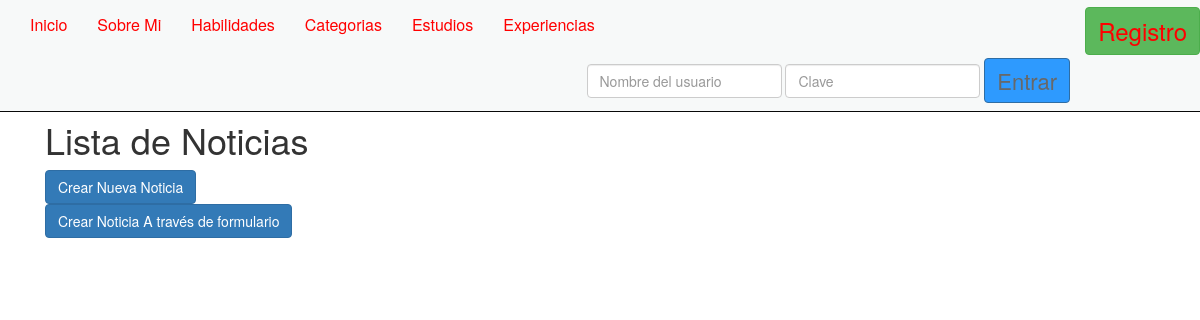
The app's page /listar_noticias/, older data.
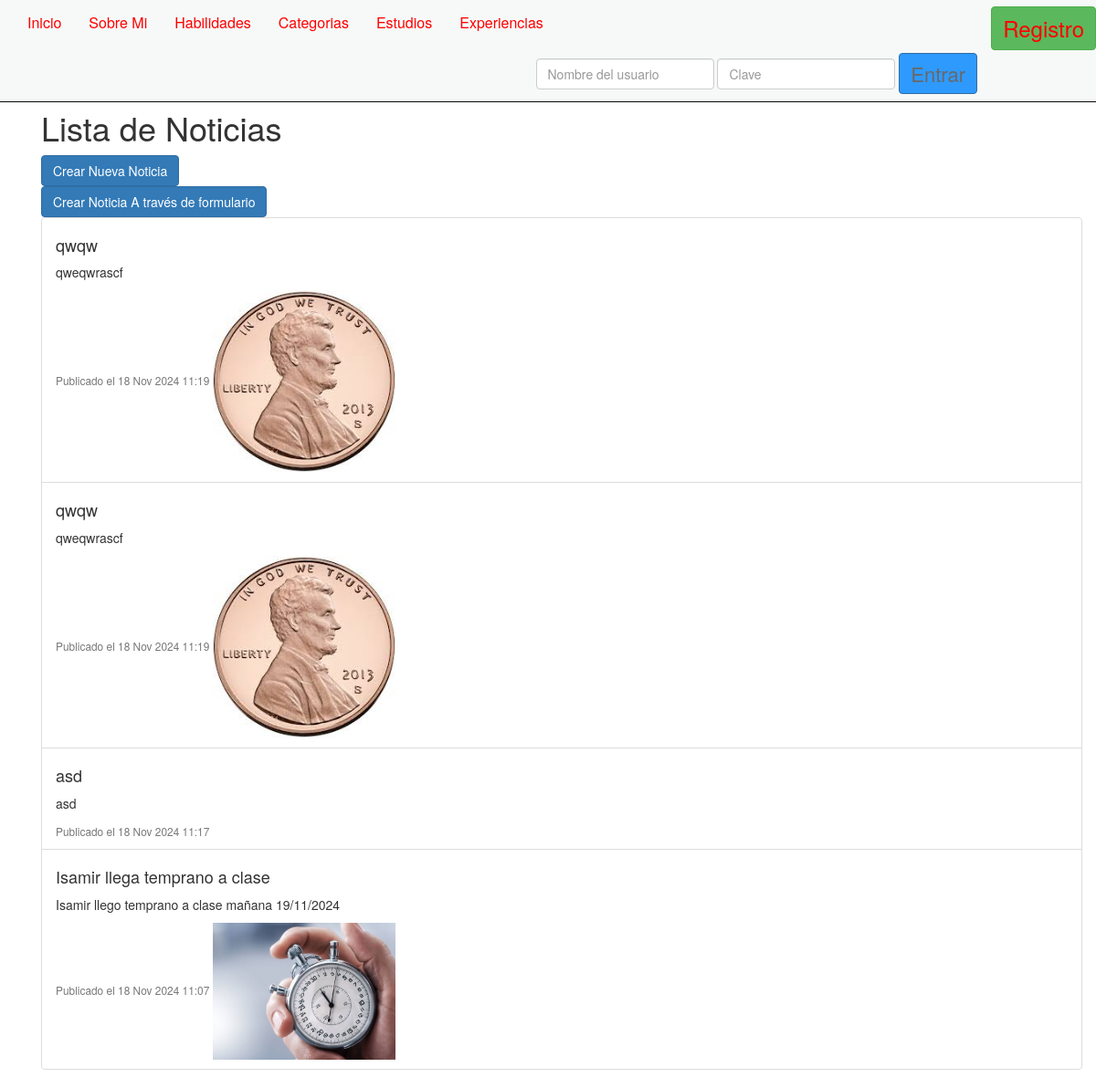
The same page, newer data.
### appportfolio/models.py (models this page shows, shortened)
class Noticia(models.Model):
    id = models.AutoField(primary_key=True)
    titulo = models.CharField("Titulo", max_length=50, null=True, blank=True)
    contenido = models.TextField("Contenido")
    fecha_creacion = models.DateTimeField("Fecha de creacion", auto_now_add=True)
    imagen = models.ImageField("Imagen", null=True, blank=True, upload_to='noticias/')
    class Meta:
        verbose_name = "Noticia"
        verbose_name_plural = "Noticias"
        ordering = ['id']

### appportfolio/views.py (the view)
# urls.py: path('listar_noticias/', views.listar_noticias, name='listar_noticias'),
def listar_noticias(request):
    noticias = Noticia.objects.all().order_by('-fecha_creacion')
    return render(request, 'lista_noticias.html', {'noticias': noticias})

### templates/lista_noticias.html (shortened to what this page needs)
{% extends "base.html" %}
{% load static %}
{% block head %}
    <link rel="stylesheet" href="https://maxcdn.bootstrapcdn.com/bootstrap/3.3.5/css/bootstrap.min.css"
>
{% endblock %}
{% block content %}
<br><br><br><br>
<div class="container mt-4">
    <h1>Lista de Noticias</h1>
    <a href="{% url 'crear_noticia' %}" class="btn btn-primary mb-4">Crear Nueva Noticia</a> <br>
    <a href="{% url 'crear_noticia_form' %}" class="btn btn-primary mb-5">Crear Noticia A través de formulario</a>
    <ul class="list-group">
        {% for noticia in noticias %}
            <li class="list-group-item">
                <h4>{{ noticia.titulo }}</h4>
                <p>{{ noticia.contenido }}</p>
                <small class="text-muted">Publicado el {{ noticia.fecha_creacion|date:"d M Y H:i" }}</small>
                {% if noticia.imagen %}
                    <img src="{{ noticia.imagen.url }}" alt="Noticia de {{ noticia.titulo }}" style="max-width: 200px; max-height: 200px;">
                {% endif %}
            </li>
        {% endfor %}
</div>
{% endblock %}

### templates/base.html (shortened to what this page needs)
{% load static %}
<!DOCTYPE html>
<html lang="es">
    <head>
   {% block head %}
  {% endblock %}
  </head>
    <body>
        {% include "navbar.html" %}
        <div class="container">
            {% block content %}
            {% endblock %}
        </div>
    </body>
</html>

### templates/navbar.html (shortened to what this page needs)
{% load static %}
<link rel="stylesheet" href="..\static\css\navbar.css">
<nav class="navbar navbar-inverse navbar-fixed-top navbar-light" style="background-color: #F7F9F9 !important;">
    <div class="container-fluid">
        <div id="navbar" class="collapse navbar-collapse">
            <ul class="nav navbar-nav">
			    {% if not request.user.is_authenticated %}
				    <li><a href="{% url 'home_not_authenticated' %}"><font size="3" color="#0000FF">Inicio</font></a></li>
                    <li><a href="{% url 'sobremi' %}"><font size="3" color="#0000FF">Sobre Mi</font></a></li>
                    <li><a href="{% url 'habilidades' %}"><font size="3" color="#0000FF">Habilidades</font></a></li>
				    <li><a href="{% url 'categorias' %}"><font size="3" color="#0000FF">Categorias</font></a></li>
                    <li><a href="{% url 'estudios' %}"><font size="3" color="#0000FF">Estudios</font></a></li>
                    <li><a href="{% url 'experiencias' %}"><font size="3" color="#0000FF">Experiencias</font></a></li>
				{% endif %}
            </ul>
			<ul class="nav navbar-nav navbar-right">
			{% if not request.user.is_authenticated %}
			  <a class="btn btn-success" href="{% url 'register' %}" style="margin-top: 7px;">
			           <font size="5" color="#686868">Registro</font>
			  </a>
			{% endif %}
			</ul>
			{% if not request.user.is_authenticated and not "/accounts/login" in request.get_full_path %}
			<form class='navbar-form navbar-right' method='POST' action='{% url "login" %}'>
			<div class='form-group'>
			   <input type='text' class='form-control' name='username' placeholder='Nombre del usuario'/>
			</div>
			<div class='form-group'>
			   <input type='password' class='form-control' name='password' placeholder='Clave'/>
			</div>
			<button type='submit' class="btn btn-primary"
			        style="color: #686868!important;background-color: #2E9AFE;font-size: 22px;">Entrar</button>
			</form>
			{% endif %}
        </div>
    </div>
</nav>
<br>

### static/css/navbar.css (style rules this page uses)
font { color:red }

Row changes from the older to the newer data that the page shows:
added Noticia: titulo "qwqw", contenido "qweqwrascf", fecha_creacion "18 Nov 2024 11:19", imagen (picture)
added Noticia: titulo "qwqw", contenido "qweqwrascf", fecha_creacion "18 Nov 2024 11:19", imagen (picture)
added Noticia: titulo "asd", contenido "asd", fecha_creacion "18 Nov 2024 11:17"
added Noticia: titulo "Isamir llega temprano a clase", contenido "Isamir llego temprano a clase mañana 19/11/2024", fecha_creacion "18 Nov 2024 11:07", imagen (picture)
